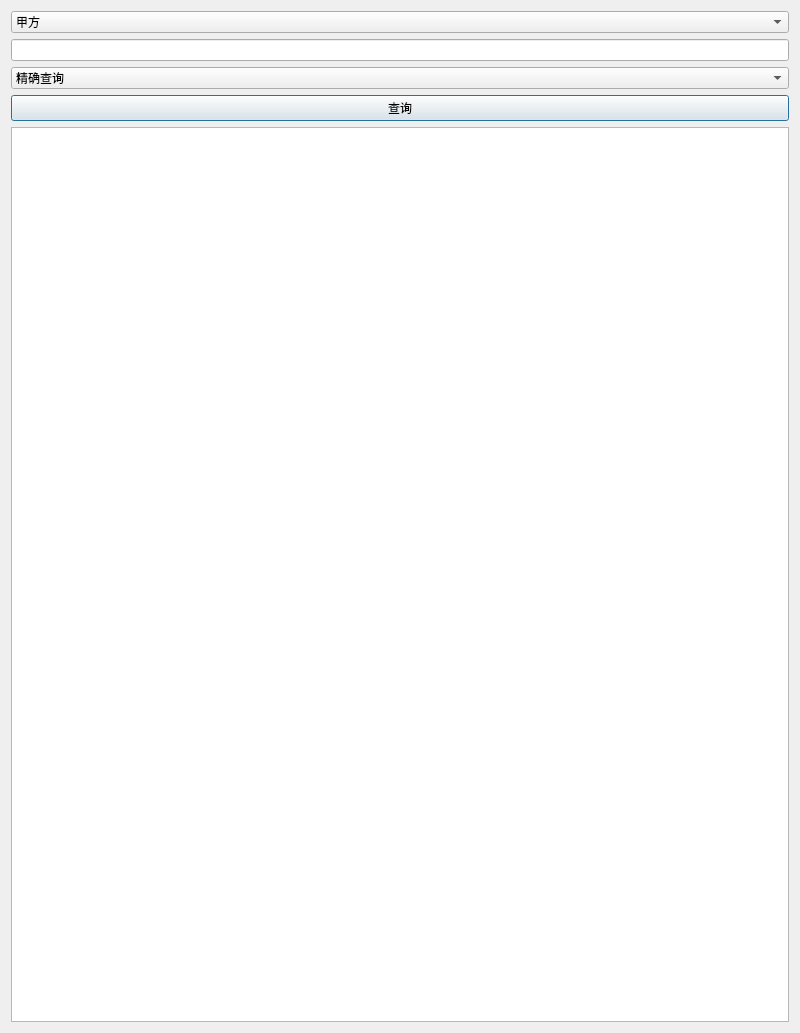
<?xml version="1.0" encoding="UTF-8"?>
<ui version="4.0">
 <class>QueryContractDialog</class>
 <widget class="QDialog" name="QueryContractDialog">
  <property name="geometry">
   <rect>
    <x>0</x>
    <y>0</y>
    <width>800</width>
    <height>1033</height>
   </rect>
  </property>
  <property name="windowTitle">
   <string>查询合同</string>
  </property>
  <layout class="QVBoxLayout" name="verticalLayout">
   <item>
    <widget class="QComboBox" name="searchTypeComboBox">
     <item>
      <property name="text">
       <string>甲方</string>
      </property>
     </item>
     <item>
      <property name="text">
       <string>乙方</string>
      </property>
     </item>
     <item>
      <property name="text">
       <string>甲方和乙方</string>
      </property>
     </item>
    </widget>
   </item>
   <item>
    <widget class="QLineEdit" name="keywordLineEdit"/>
   </item>
   <item>
    <widget class="QComboBox" name="searchMethodComboBox">
     <item>
      <property name="text">
       <string>精确查询</string>
      </property>
     </item>
     <item>
      <property name="text">
       <string>模糊查询</string>
      </property>
     </item>
    </widget>
   </item>
   <item>
    <widget class="QPushButton" name="searchButton">
     <property name="text">
      <string>查询</string>
     </property>
    </widget>
   </item>
   <item>
    <widget class="QTextEdit" name="resultTextEdit"/>
   </item>
  </layout>
 </widget>
 <resources/>
 <connections/>
</ui>
